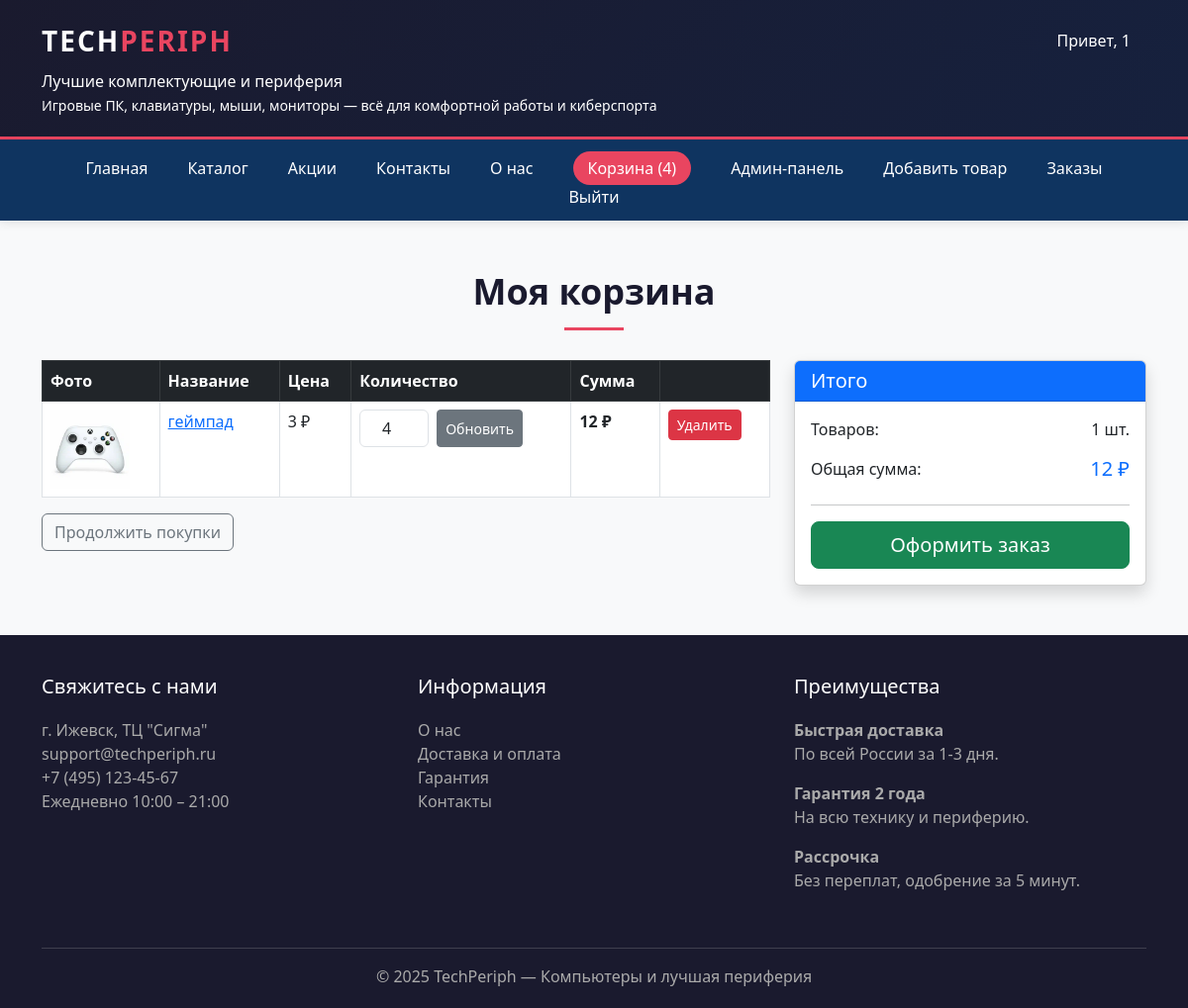
Page /cart.php (signed in) on the committed database.
### tables this page shows
CREATE TABLE `cart` (
  `id` int(11) NOT NULL,
  `user_id` int(11) NOT NULL,
  `product_id` int(11) NOT NULL,
  `quantity` int(11) NOT NULL DEFAULT '1',
  `added_at` timestamp NULL DEFAULT CURRENT_TIMESTAMP
);

CREATE TABLE `products` (
  `id` int(11) NOT NULL,
  `user_id` int(11) NOT NULL,
  `name` varchar(100) NOT NULL,
  `description` text NOT NULL,
  `price` decimal(10,2) NOT NULL,
  `image_path` varchar(255) DEFAULT NULL,
  `created_at` timestamp NULL DEFAULT CURRENT_TIMESTAMP
);

### config.php (called while the page is built, shortened)
<?php
function isLoggedIn() {
    return isset($_SESSION['user_id']);
}
function isAdmin() {
    return isset($_SESSION['user_id']) && isset($_SESSION['role']) && $_SESSION['role'] === 'admin';
}
?>

### cart.php (the view, shortened to what this page needs)
<?php
require_once 'config.php';
$stmt = $pdo->prepare("
    SELECT c.id as cart_id, c.quantity, p.*
    FROM cart c
    JOIN products p ON c.product_id = p.id
    WHERE c.user_id = ?
");
$stmt->execute([$_SESSION['user_id']]);
$cart_items = $stmt->fetchAll();
$total = 0;
foreach ($cart_items as $item) {
    $total += $item['price'] * $item['quantity'];
}
$cart_count = array_sum(array_column($cart_items, 'quantity'));
?>
<!DOCTYPE html>
<html lang="ru">
<head>
    <link href="https://cdn.jsdelivr.net/npm/bootstrap@5.3.0/dist/css/bootstrap.min.css" rel="stylesheet">
    <link href="style.css" rel="stylesheet">
</head>
<body>
<div class="header">
    <div class="container">
        <div class="d-flex justify-content-between align-items-center">
            <div class="logo">TECH<span>PERIPH</span></div>
            <div><?php if (isLoggedIn()): ?><span class="me-3">Привет, <?= htmlspecialchars($_SESSION['username']) ?></span><?php endif; ?></div>
        </div>
        <div class="mt-2"><p class="mb-0">Лучшие комплектующие и периферия</p><small>Игровые ПК, клавиатуры, мыши, мониторы — всё для комфортной работы и киберспорта</small></div>
    </div>
</div>
<div class="nav-menu">
    <div class="container">
        <div class="d-flex justify-content-center align-items-center flex-wrap">
            <a href="index.php">Главная</a>
            <a href="catalog.php">Каталог</a>
            <a href="actions.php">Акции</a>
            <a href="contacts.php">Контакты</a>
            <a href="about.php">О нас</a>
            <a href="cart.php" class="btn-cart">Корзина (<?= $cart_count ?>)</a>
            <?php if (!isLoggedIn()): ?>
                <a href="login.php">Войти</a>
                <a href="register.php">Регистрация</a>
            <?php else: ?>
                <?php if (isAdmin()): ?>
                    <a href="admin/index.php">Админ-панель</a>
                    <a href="add_product.php">Добавить товар</a>
                <?php endif; ?>
                <a href="orders.php">Заказы</a>
                <a href="logout.php">Выйти</a>
            <?php endif; ?>
        </div>
    </div>
</div>
<div class="container mt-4">
    <h1 class="page-title">Моя корзина</h1>
    <?php if (empty($cart_items)): ?>
        <div class="alert alert-info text-center">
            <h4>Корзина пуста</h4>
            <a href="index.php" class="btn btn-primary">Перейти к покупкам</a>
        </div>
    <?php else: ?>
        <div class="row">
            <div class="col-md-8">
                <div class="table-responsive">
                    <table class="table table-bordered">
                        <thead class="table-dark">
                            <tr><th>Фото</th><th>Название</th><th>Цена</th><th>Количество</th><th>Сумма</th><th></th></tr>
                        </thead>
                        <tbody>
                            <?php foreach ($cart_items as $item): ?>
                                <tr>
                                    <td><?php if ($item['image_path'] && file_exists($item['image_path'])): ?><img src="<?= $item['image_path'] ?>" class="cart-img" alt=""><?php else: ?><img src="https://via.placeholder.com/80" class="cart-img" alt=""><?php endif; ?></td>
                                    <td><a href="product.php?id=<?= $item['id'] ?>"><?= htmlspecialchars($item['name']) ?></a></td>
                                    <td><?= number_format($item['price'], 0, '.', ' ') ?> ₽</td>
                                    <td>
                                        <form action="update_cart.php" method="post" class="d-flex">
                                            <input type="number" name="quantity" value="<?= $item['quantity'] ?>" min="1" max="99" class="form-control quantity-input me-2" required>
                                            <button type="submit" class="btn btn-sm btn-secondary">Обновить</button>
                                        </form>
                                    </td>
                                    <td class="fw-bold"><?= number_format($item['price'] * $item['quantity'], 0, '.', ' ') ?> ₽</td>
                                    <td><a href="remove_from_cart.php?id=<?= $item['cart_id'] ?>" class="btn btn-sm btn-danger" onclick="return confirm('Удалить товар?')">Удалить</a></td>
                                </tr>
                            <?php endforeach; ?>
                        </tbody>
                    </table>
                </div>
                <a href="index.php" class="btn btn-outline-secondary">Продолжить покупки</a>
            </div>
            <div class="col-md-4">
                <div class="card shadow">
                    <div class="card-header bg-primary text-white"><h5 class="mb-0">Итого</h5></div>
                    <div class="card-body">
                        <div class="d-flex justify-content-between mb-3"><span>Товаров:</span><span><?= count($cart_items) ?> шт.</span></div>
                        <div class="d-flex justify-content-between mb-3"><span>Общая сумма:</span><span class="h5 text-primary"><?= number_format($total, 0, '.', ' ') ?> ₽</span></div>
                        <hr>
                        <form action="checkout.php" method="post"><button type="submit" class="btn btn-success w-100 btn-lg">Оформить заказ</button></form>
                    </div>
                </div>
            </div>
        </div>
    <?php endif; ?>
</div>
<footer>
    <div class="container">
        <div class="row">
            <div class="col-md-4 mb-4"><h5>Свяжитесь с нами</h5><p>г. Ижевск, ТЦ "Сигма"<br>support@techperiph.ru<br>+7 (495) 123-45-67<br>Ежедневно 10:00 – 21:00</p></div>
            <div class="col-md-4 mb-4"><h5>Информация</h5><p><a href="about.php">О нас</a><br><a href="delivery.php">Доставка и оплата</a><br><a href="guarantee.php">Гарантия</a><br><a href="contacts.php">Контакты</a></p></div>
            <div class="col-md-4 mb-4"><h5>Преимущества</h5><p><strong>Быстрая доставка</strong><br>По всей России за 1-3 дня.</p><p><strong>Гарантия 2 года</strong><br>На всю технику и периферию.</p><p><strong>Рассрочка</strong><br>Без переплат, одобрение за 5 минут.</p></div>
        </div>
        <hr><div class="text-center"><p class="mb-0">© 2025 TechPeriph — Компьютеры и лучшая периферия</p></div>
    </div>
</footer>
</body>
</html>

### style.css (style rules this page uses)
* { margin: 0; padding: 0; box-sizing: border-box; }
body { font-family: 'Segoe UI', Tahoma, Geneva, Verdana, sans-serif; background-color: #f8f9fa; }
.header { background: linear-gradient(135deg, #1a1a2e 0%, #16213e 100%); color: white; padding: 20px 0; border-bottom: 3px solid #e94560; }
.logo { font-size: 28px; font-weight: bold; letter-spacing: 2px; }
.logo span { color: #e94560; }
.nav-menu { background-color: #0f3460; padding: 12px 0; position: sticky; top: 0; z-index: 1000; box-shadow: 0 2px 10px rgba(0,0,0,0.1); }
.nav-menu a { color: white; text-decoration: none; margin: 0 20px; font-weight: 500; transition: color 0.3s ease; }
.nav-menu .btn-cart { background-color: #e94560; padding: 5px 15px; border-radius: 20px; margin-left: 20px; }
.page-title { text-align: center; margin: 50px 0 30px; font-size: 36px; font-weight: bold; color: #1a1a2e; position: relative; }
.page-title:after { content: ''; display: block; width: 60px; height: 3px; background: #e94560; margin: 15px auto 0; }
.cart-img { width: 80px; height: 80px; object-fit: cover; }
.quantity-input { width: 70px; text-align: center; }
footer { background-color: #1a1a2e; color: #aaa; padding: 40px 0 20px; margin-top: 50px; }
footer h5 { color: white; margin-bottom: 20px; }
footer a { color: #aaa; text-decoration: none; }

### rows in the picture
cart: product.image_path (picture), product.name "геймпад", product.price "3", quantity "4", $item['price'] * $item['quantity'] "12"

### other values in the picture
$_SESSION['username'] "1"
$cart_count "4"
count($cart_items) "1"
$total "12"
